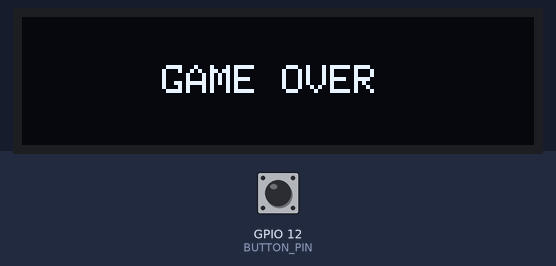
The sketch below on a simulated ESP32. On the bench: 128×32 one-colour display. The inputs (shaded band) are chosen by the test bench; at power-on: GPIO 12 (BUTTON_PIN) HIGH. The display library's start-up logo is not drawn; random numbers use the default seed unless the sketch sets one; what the sketch prints to the serial monitor is not drawn.

Above: at 3.7 s.
3.8 s: GPIO 12 (BUTTON_PIN) pulled LOW for 3.2 s
At 5.53 s:
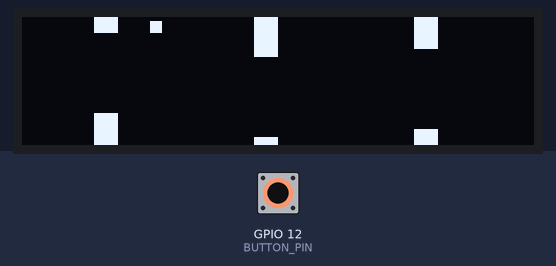
8.5 s: GPIO 12 (BUTTON_PIN) pulled LOW for 0.6 s
At 8.75 s:
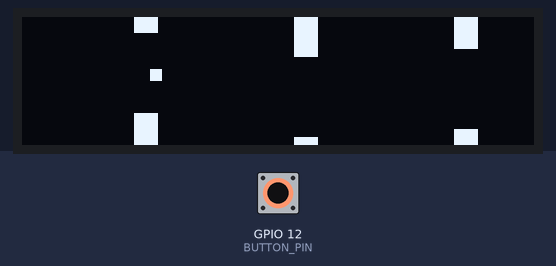
Timing chart, 0 to 11.5 s (numbered marks = the images above; inputs shaded):
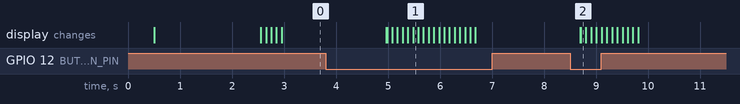

The sketch:

floppyBird.ino
```cpp
#include <Wire.h>
#include <Adafruit_GFX.h>
#include <Adafruit_SSD1306.h>

#define SCREEN_WIDTH 128
#define SCREEN_HEIGHT 32

#define OLED_RESET -1
#define SCREEN_ADDRESS 0x3C
Adafruit_SSD1306 display(SCREEN_WIDTH, SCREEN_HEIGHT, &Wire, OLED_RESET);

#define BUTTON_PIN 12

int currentState;
int velocityY = 0;

unsigned long lastTime = 0;
const long interwal = 100;

struct Object{
  int positionX;
  int positionY;
  int width;
  int height;
};
struct Pipe{
  int pipeX;
  int pipeY;
  int pipeWidth;
  int gapStart;
  int gapEnd;
};

Object* sprite = new Object;
Pipe* pipeA = new Pipe;
Pipe* pipeB = new Pipe;
Pipe* pipeC = new Pipe;

void initializeObject(Object* obj, int posX, int posY, int width,int height){
  if(posX+width<= SCREEN_WIDTH && posY+height <= SCREEN_HEIGHT && posX+width>= 0 && posY+height>=0){
    obj -> positionX = posX;
    obj -> positionY = posY;
    obj -> width = width;
    obj -> height = height;
  }
  else{
    Serial.println(F("Cant initialize object caused by screen size"));
  }
}

void initializePipe(Pipe* pipe, int x, int y, int width, int gapStart, int gapEnd){
  pipe -> pipeX = x;
  pipe -> pipeY = y;
  pipe -> pipeWidth = width;
  pipe -> gapStart = gapStart;
  pipe -> gapEnd = gapEnd;
};

void randomizeGap(Pipe* pipe){
  int minGap = (sprite->height * 2) + 2;
  int randomGapLength = random(minGap, SCREEN_HEIGHT - 4);
  int randomGapStart = random(2, SCREEN_HEIGHT - randomGapLength - 2);
  pipe->gapStart = randomGapStart;
  pipe->gapEnd = randomGapStart + randomGapLength;
};

void movePipe(Pipe* pipe){
  if(pipe->pipeX<= 2){
    pipe->pipeX=126;
    randomizeGap(pipe);
  }else{
    pipe->pipeX+= -2;
  }
}
void moveObject(Object* obj, int x, int y){
  if(obj->positionX+x <= SCREEN_WIDTH && obj->positionY+y <= SCREEN_HEIGHT && obj->positionX+x>= 0 && obj->positionY+y>=0){
    obj->positionX += x;
    obj->positionY += y;
  }
  else{
    Serial.println(F("Cant move object caused by screen size"));
  }
}

bool checkCollision(Object* obj, Pipe* pipe){
  if(obj->positionY <= 0 || obj->positionY + obj->height >= SCREEN_HEIGHT){
    return true;
  }
  bool collisionX = (obj->positionX + obj->width > pipe->pipeX) && (obj->positionX < pipe->pipeX + pipe->pipeWidth);
  if(collisionX){
    bool inGap = (obj->positionY >= pipe->gapStart) && (obj->positionY + obj->height <= pipe->gapEnd);
    if(!inGap){
      return true;
    }
  }
  return false;
 }

void drawObject(Object* obj){
  if(obj->positionX+obj->width<=SCREEN_WIDTH && obj->positionY+obj->height<=SCREEN_HEIGHT){
    display.fillRect(obj->positionX, obj->positionY,obj->width, obj->height,SSD1306_WHITE);
  }
  else{
    Serial.println(F("Cant draw object caused by screen size"));
  }
}

void drawPipe(Pipe* pipe){
  display.fillRect(pipe->pipeX, 0, pipe->pipeWidth, pipe->gapStart, SSD1306_WHITE);
  display.fillRect(pipe->pipeX, pipe->gapEnd, pipe->pipeWidth, SCREEN_HEIGHT - pipe->gapEnd, SSD1306_WHITE);
}

void setup() {
  Serial.begin(9600);
  pinMode(BUTTON_PIN, INPUT_PULLUP);
  randomSeed(analogRead(34));
  initializeObject(sprite, 32, 16, 3, 3);
  initializePipe(pipeA, 50, 0, 4, 4, 12);
  initializePipe(pipeB, 70, 0, 4, 10, 15);
  initializePipe(pipeC, 90, 0, 4, 8, 17);
  delay(500);
  if(!display.begin(SSD1306_SWITCHCAPVCC,SCREEN_ADDRESS)){
    Serial.println(F("SSD1306 allocation failed"));
    for(;;);
  }
  display.display();
  delay(2000);
  display.clearDisplay();
}

void loop() {
  unsigned long currentTime = millis();

  if(currentTime - lastTime >= interwal){
    lastTime = currentTime;

    currentState = digitalRead(BUTTON_PIN);
    if(currentState == LOW){
      velocityY = -3;
      moveObject(sprite, 0, velocityY);
    } else {
      if(velocityY < 0){
        velocityY = 1;
      } else {
        velocityY++;
      }
      moveObject(sprite, 0, velocityY);
    }
    movePipe(pipeA);
    movePipe(pipeB);
    movePipe(pipeC);

   if(checkCollision(sprite, pipeA) || checkCollision(sprite, pipeB) || checkCollision(sprite, pipeC)){
      display.clearDisplay();
      display.setCursor(35, 12);
      display.setTextSize(1);
      display.setTextColor(SSD1306_WHITE);
      display.println(F("GAME OVER"));
      display.display();
      delay(2000);

      initializeObject(sprite, 32, 16, 3, 3);
      initializePipe(pipeA, 30, 0, 6, 4, 24);
      initializePipe(pipeB, 70, 0, 6, 10, 30);
      initializePipe(pipeC, 110, 0, 6, 8, 28);
      velocityY = 0;
    }

    display.clearDisplay();
    drawObject(sprite);
    drawPipe(pipeA);
    drawPipe(pipeB);
    drawPipe(pipeC);
    display.display();
  }
}
```
